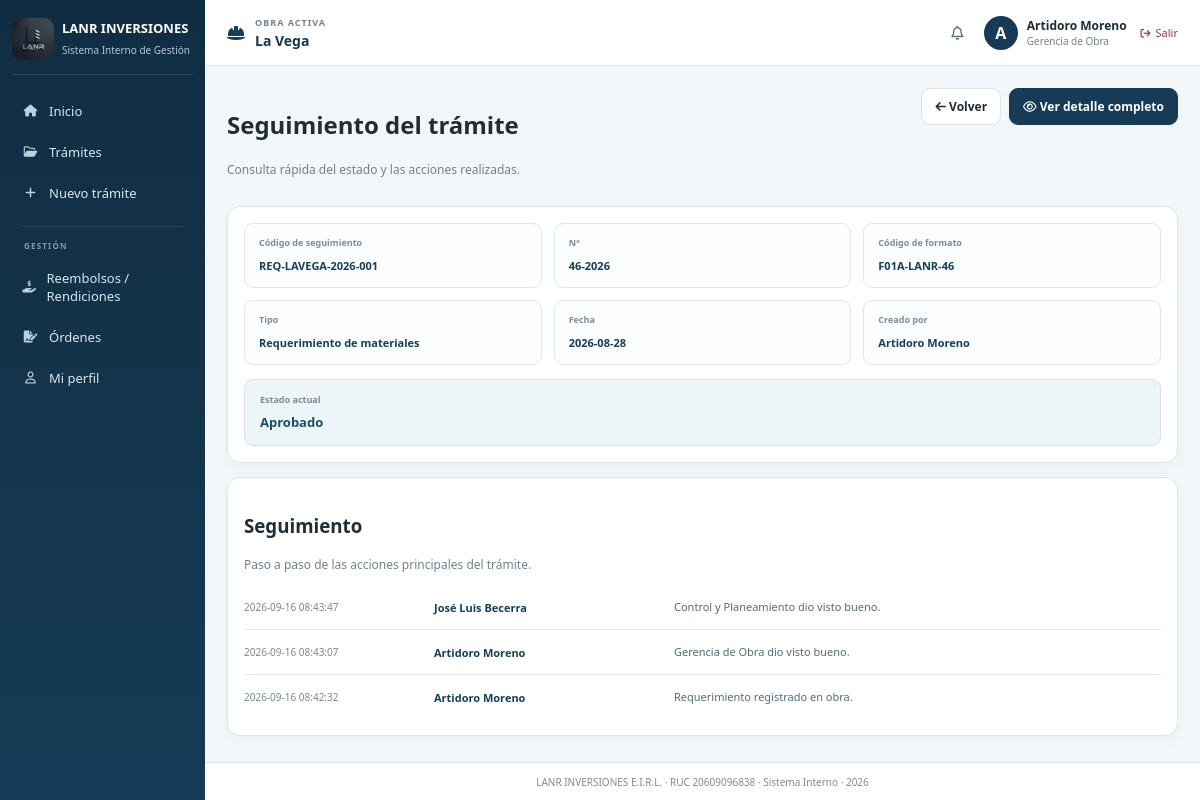
/requests/1/tracking (signed in), run on the app's committed database.
### tables this page shows
CREATE TABLE obras(
        id INTEGER PRIMARY KEY,
        nombre TEXT NOT NULL,
        codigo TEXT UNIQUE NOT NULL,
        proyecto TEXT,
        ubicacion TEXT,
        active INTEGER DEFAULT 1,
        created_at TEXT,
        updated_at TEXT
    );

CREATE TABLE users(
        id INTEGER PRIMARY KEY,
        full_name TEXT,
        username TEXT UNIQUE COLLATE NOCASE,
        password_hash TEXT,
        role TEXT,
        email TEXT,
        phone TEXT,
        profile_photo TEXT,
        must_change INTEGER DEFAULT 0,
        active INTEGER DEFAULT 1,
        created_at TEXT,
        updated_at TEXT,
        last_login TEXT
    );

CREATE TABLE tramites(
        id INTEGER PRIMARY KEY,
        obra_id INTEGER,
        tracking TEXT UNIQUE,
        tipo TEXT,
        subtipo TEXT,
        numero TEXT,
        fecha TEXT,
        proyecto TEXT,
        lugar TEXT,
        beneficiario TEXT,

        dni_ruc TEXT,
        modalidad_pago TEXT,
        responsable TEXT,
        tipo_comprobante TEXT,
        banco TEXT,
        nro_comprobante TEXT,
        cuenta_cci TEXT,
        abono REAL,
        observaciones TEXT,

        prioridad TEXT DEFAULT 'Normal',
        fecha_requerida TEXT,

        estado TEXT,
        formato TEXT,
        creador INTEGER,
        creado TEXT
    , celular TEXT, moneda TEXT DEFAULT 'PEN', fecha_limite_pago TEXT, amortizacion REAL DEFAULT 0, saldo_pendiente REAL DEFAULT 0);

CREATE TABLE history(
        id INTEGER PRIMARY KEY,
        tramite_id INTEGER,
        usuario_id INTEGER,
        accion TEXT,
        fecha TEXT
    );

### app.py (the view)
@app.route('/requests/<int:tid>/tracking')
@login_required
def request_tracking(tid):
    u = user()
    obra = active_project()
    if not obra:
        abort(404)
    c = db()
    t = c.execute(
        '''
        SELECT t.*, u.full_name AS creador_nombre
        FROM tramites t
        JOIN users u ON u.id=t.creador
        WHERE t.id=? AND t.obra_id=?
        ''',
        (tid, obra['id'])
    ).fetchone()
    if not t:
        c.close()
        abort(404)
    if not _can_user_view_tramite(c, t, u):
        c.close()
        abort(404)
    hs = c.execute(
        '''
        SELECT h.*, u.full_name AS nombre
        FROM history h
        JOIN users u ON u.id=h.usuario_id
        WHERE h.tramite_id=?
        ORDER BY h.id DESC
        ''',
        (tid,)
    ).fetchall()
    c.close()
    return render_template('request_tracking.html', user=u, t=t, history=hs)

### app.py (called while the page is built, shortened)
@app.after_request
def add_no_cache_headers(response):
    if request.path.startswith('/static/'):
        response.headers['Cache-Control'] = 'no-store, no-cache, must-revalidate, max-age=0'
        response.headers['Pragma'] = 'no-cache'
        response.headers['Expires'] = '0'
    return response

def db():
    c = sqlite3.connect(DB)
    c.row_factory = sqlite3.Row
    return c

@app.context_processor
def project_context():
    if 'uid' not in session:
        return {
            'active_project': None,
            'available_projects': []
        }
    c = db()
    available_projects = c.execute(
        '''
        SELECT o.*
        FROM obras o

        JOIN usuario_obra uo
            ON uo.obra_id = o.id

        WHERE uo.usuario_id=?
        AND o.active=1
        AND uo.active=1

        ORDER BY o.nombre
        ''',
        (session['uid'],)
    ).fetchall()
    c.close()
    return {
        'active_project': active_project(),
        'available_projects': available_projects
    }

def user():
    if 'uid' not in session:
        return None
    c = db()
    u = c.execute('select * from users where id=?',
                  (session['uid'],)).fetchone()
    c.close()
    return u

def login_required(fn):
    from functools import wraps
    @wraps(fn)
    def w(*a, **k):
        if 'uid' not in session:
            return redirect(
                url_for('login')
            )
        c = db()
        account = c.execute(
            '''
            SELECT active
            FROM users
            WHERE id=?
            ''',
            (session['uid'],)
        ).fetchone()
        c.close()
        return fn(*a, **k)
    return w

def _can_user_view_tramite(c, t, u):
    if t['estado'] == 'Pendiente de mi revisión':
        return t['creador'] == u['id']
    return True

### templates/request_tracking.html
{% extends 'base.html' %}
{% block body_class %}page-request-tracking{% endblock %}{% block title %} Seguimiento del trámite | LANR {% endblock %}{% block content %}
<div class="track-head"><div><h1>Seguimiento del trámite</h1><p class="muted">Consulta rápida del estado y las acciones realizadas.</p></div>
<div class="track-actions"><a class="btn" href="{{ url_for('requests') }}"><i class="fa-solid fa-arrow-left"></i> Volver</a><a class="btn primary" href="{{ url_for('request_detail',tid=t.id) }}"><i class="fa-regular fa-eye"></i> Ver detalle completo</a></div></div>
<div class="card"><div class="track-summary">
<div><span>Código de seguimiento</span><strong>{{ t.tracking }}</strong></div><div><span>N°</span><strong>{{ t.numero }}</strong></div><div><span>Código de formato</span><strong>{{ t.formato or '—' }}</strong></div>
<div><span>Tipo</span><strong>{% if t.tipo=='REQ' %}Requerimiento de materiales{% else %}Solicitud de pago{% if t.subtipo %} · {{ t.subtipo }}{% endif %}{% endif %}</strong></div>
<div><span>Fecha</span><strong>{{ t.fecha }}</strong></div><div><span>Creado por</span><strong>{{ t.creador_nombre }}</strong></div>
</div><div class="track-status"><span>Estado actual</span><strong>{{ t.estado }}</strong></div></div>
<div class="card topgap"><h3>Seguimiento</h3><p class="muted">Paso a paso de las acciones principales del trámite.</p>
{% set ns=namespace(visibles=0) %}{% for h in history %}{% if 'Trámite modificado' not in h.accion and 'modificado durante la revisión' not in h.accion %}{% set ns.visibles=ns.visibles+1 %}
<div class="track-history"><span class="date">{{ h.fecha }}</span><strong>{{ h.nombre }}</strong><span class="action">
{% if 'Requerimiento registrado:' in h.accion %}Requerimiento registrado en obra.
{% elif 'Solicitud registrada:' in h.accion %}Solicitud registrada en obra.
{% elif 'Revisión final completada' in h.accion or 'Visto bueno:' in h.accion %}{% if h.nombre=='Artidoro Moreno' %}Gerencia de Obra dio visto bueno.{% elif h.nombre=='José Luis Becerra' %}Control y Planeamiento dio visto bueno.{% else %}Dio visto bueno.{% endif %}
{% elif 'Requerimiento recibido por Logística' in h.accion %}Logística recibió el requerimiento.
{% elif 'Compra registrada por Logística' in h.accion %}Logística registró la compra del requerimiento.
{% elif 'Material enviado a obra' in h.accion %}Logística envió los materiales a obra.
{% elif 'Recepción confirmada en obra' in h.accion %}Obra confirmó la recepción de los materiales.
{% elif 'Pago de solicitud registrado' in h.accion or 'Pago registrado por Tesorería' in h.accion %}Se registró el pago de la solicitud.
{% elif 'Conformidad' in h.accion and 'finalizada' in h.accion %}Gerencia General dio conformidad final.
{% else %}{{ h.accion }}{% endif %}</span></div>
{% endif %}{% endfor %}{% if ns.visibles==0 %}<p class="muted">Todavía no hay acciones de seguimiento registradas.</p>{% endif %}
</div>{% endblock %}

### templates/base.html (shortened to what this page needs)
<!doctype html>
<html lang="es">
  <head>
    <link
      rel="stylesheet"
      href='{{ url_for("static", filename="css/styles.css") }}'
    />
    <link
      rel="stylesheet"
      href="https://cdnjs.cloudflare.com/ajax/libs/font-awesome/6.5.2/css/all.min.css"
    />
  </head>
  <body class="{% block body_class %}{% endblock %}">
    {% if user %}
    <div class="app">
      <aside class="sidebar" id="sidebar">
        <div class="brand">
          <img
            src='{{ url_for("static", filename="logo-lanr.jpeg") }}'
            alt="LANR Inversiones"
          />
          <div>
            <strong>LANR INVERSIONES</strong>
            <span>Sistema Interno de Gestión</span>
          </div>
        </div>
        <nav>
          <a
            href='{{ url_for("home") }}'
            class="{% if request.endpoint == 'home' %}active{% endif %}"
          >
            <i class="fa-solid fa-house"></i>
            <span>Inicio</span>
          </a>
          <a
            href='{{ url_for("requests") }}'
            class="{% if request.endpoint in ['requests', 'request_detail'] %}active{% endif %}"
          >
            <i class="fa-regular fa-folder-open"></i>
            <span>Trámites</span>
          </a>
          {% if user.role in ['Gerencia de Obra', 'Control y Planeamiento', 'Administración', 'Logística', 'Tesorería', 'Contabilidad', 'Sistemas'] %}
          <a
            href='{{ url_for("new_request") }}'
            class="{% if request.endpoint in ['new_request', 'new_requirement', 'new_payment_request', 'create_requirement', 'create_payment_request'] %}active{% endif %}"
          >
            <i class="fa-solid fa-plus"></i>
            <span>Nuevo trámite</span>
          </a>
          {% endif %}
          <div class="nav-divider"></div>
          <span class="nav-section">GESTIÓN</span>
          <a href='{{ url_for("reimbursements") }}' class="{% if request.endpoint in ['reimbursements','new_reimbursement'] %}active{% endif %}">
            <i class="fa-solid fa-hand-holding-dollar"></i><span>Reembolsos / Rendiciones</span>
          </a>
          <a href='{{ url_for("orders") }}' class="{% if request.endpoint in ['orders','new_order'] %}active{% endif %}">
            <i class="fa-solid fa-file-signature"></i><span>Órdenes</span>
          </a>
          <a
            href='{{ url_for("profile") }}'
            class="{% if request.endpoint == 'profile' %}active{% endif %}"
          >
            <i class="fa-regular fa-user"></i>
            <span>Mi perfil</span>
          </a>
        </nav>
      </aside>
      <main>
        <header>
          <div class="work project-selector">
            {% if active_project %} {% if available_projects|length > 1 %}
            <div class="project-selector-main">
              <i class="fa-solid fa-helmet-safety"></i>
              <div>
                <span class="project-selector-label"> OBRA ACTIVA </span>
                <select
                  class="project-select"
                  onchange="
                    if (this.value) {
                      document
                        .getElementById('project-form-' + this.value)
                        .submit();
                    }
                  "
                  aria-label="Seleccionar obra"
                >
                  {% for project in available_projects %}
                  <option
                    value="{{ project.id }}"
                    {% if project.id == active_project.id %}selected{% endif %}
                  >
                    {{ project.nombre }}
                  </option>
                  {% endfor %}
                </select>
              </div>
            </div>
            {% for project in available_projects %}
            <form
              id="project-form-{{ project.id }}"
              method="post"
              action="{{ url_for('select_project', obra_id=project.id) }}"
              class="project-hidden-form"
            ></form>
            {% endfor %} {% else %}
            <div class="project-selector-main">
              <i class="fa-solid fa-helmet-safety"></i>
              <div>
                <span class="project-selector-label"> OBRA ACTIVA </span>
                <strong class="project-single-name">
                  {{ active_project.nombre }}
                </strong>
              </div>
            </div>
            {% endif %} {% endif %}
          </div>
          <div class="who">
            <div class="notification-wrapper">
              <button
                type="button"
                class="notification-button"
                title="Notificaciones"
                onclick="toggleNotifications()"
              >
                <i class="fa-regular fa-bell"></i>
              </button>
            </div>
            <div class="avatar">
              {% if user.profile_photo %}
              <img
                src="{{ url_for(
      'static',
      filename='profile_photos/' ~ user.profile_photo
    ) }}"
                alt="Foto de {{ user.full_name }}"
              />
              {% else %}
              <span> {{ user.full_name[0]|upper }} </span>
              {% endif %}
            </div>
            <div class="user-data">
              <strong>{{ user.full_name }}</strong>
              <small>{{ user.role }}</small>
            </div>
            <a
              href='{{ url_for("logout") }}'
              class="logout-link"
              title="Cerrar sesión"
            >
              <i class="fa-solid fa-arrow-right-from-bracket"></i>
              <span>Salir</span>
            </a>
          </div>
        </header>
        <section class="content">
           {% block content %} {% endblock %}
        </section>
        <footer>
          LANR INVERSIONES E.I.R.L. · RUC 20609096838 · Sistema Interno · 2026
        </footer>
      </main>
    </div>
    {% else %} {% block guest %} {% endblock %} {% endif %}
  </body>
</html>

### data on the page
obras: nombre "La Vega"
users: full_name "A", full_name "Artidoro Moreno", role "Gerencia de Obra", creador_nombre "Artidoro Moreno"
tramites: tracking "REQ-LAVEGA-2026-001", numero "46-2026", formato "F01A-LANR-46", fecha "2026-08-28", estado "Aprobado"
history: fecha "2026-09-16 08:43:47", nombre "José Luis Becerra", shows "Control y Planeamiento dio visto bueno."
history: fecha "2026-09-16 08:43:07", nombre "Artidoro Moreno", shows "Gerencia de Obra dio visto bueno."
history: fecha "2026-09-16 08:42:32", nombre "Artidoro Moreno", shows "Requerimiento registrado en obra."
